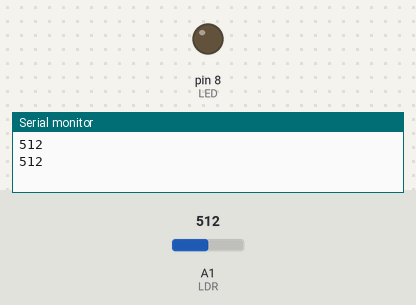
This sketch was run on a simulated Arduino Uno, built with avr-gcc and run on an emulated ATmega328P. Shown: output pins drawn as LEDs (lit = HIGH), the last lines printed to the serial monitor. Inputs (shaded band) come from the test bench; at power-on: A1 (LDR) = 512.

Above: at 3.0 s.
3.1 s: A1 (LDR) set to 419
6.0 s: A1 (LDR) set to 388
At 7.6 s:
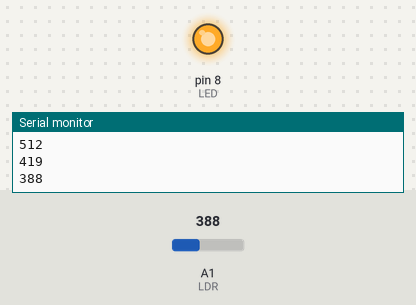
8.9 s: A1 (LDR) set to 410
At 12.2 s:
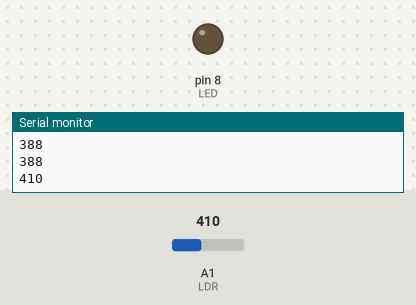
12.7 s: A1 (LDR) set to 390
At 13.9 s:
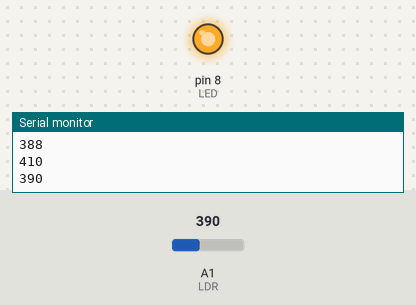
Timing chart, 0 to 15.7 s (numbered marks = the images above; inputs shaded):
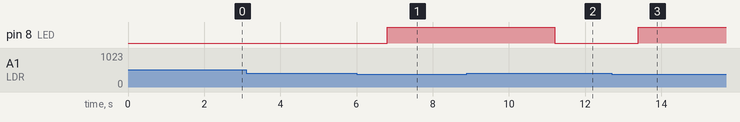

The sketch:

LED_WITH_LDR.ino
```cpp
int LED=8;
int LDR=A1;
int VALUE;
void setup() {
  Serial.begin(9600);
 pinMode(LED,OUTPUT);
 pinMode(LDR,INPUT);

}

void loop() {
  VALUE=analogRead(A1);
  Serial.println(VALUE);
  delay(200);
  if(VALUE<=400)
  {
    digitalWrite(LED,HIGH);
    delay(2000);

  }
  else
  {
  digitalWrite(LED,LOW);
  delay(2000);
  }

}
```

Measured:
- the behaviour switches between 401 and 400 on A1 (LDR) (found by bisection; images 0 and 1)
- after the input at 6.0 s, pin 8 (LED): LOW → HIGH after 0.80 s
- after the input at 8.9 s, pin 8 (LED): HIGH → LOW after 2.3 s
- after the input at 12.7 s, pin 8 (LED): LOW → HIGH after 0.70 s
